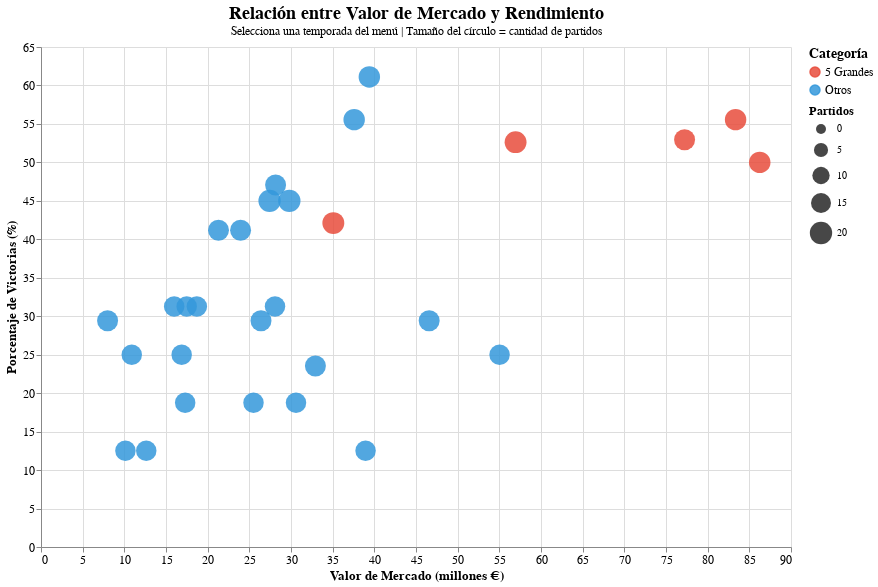

Source (notebook cell):
### Markdown cell above
# Visulización 4-Relación del Valor de Mercado vs Rendimiento

### Code cell
equipos_stats = []
for season in df['season'].unique():
    season_df = df[df['season'] == season]
    for equipo in season_df['Equipo_local'].unique():
        local_games = season_df[season_df['Equipo_local'] == equipo]
        away_games = season_df[season_df['Equipo_visitante'] == equipo]
        wins_local = (local_games['Resultado'] == 'Ganador local').sum()
        wins_away = (away_games['Resultado'] == 'Ganador visitante').sum()
        total_games = len(local_games) + len(away_games)
        total_wins = wins_local + wins_away
        valor = local_games['local_team_value'].iloc[0] if len(local_games) > 0 else (
            away_games['visitante_team_value'].iloc[0] if len(away_games) > 0 else None)
        if total_games > 0 and pd.notna(valor):
            equipos_stats.append({
                'equipo': equipo, 'season': season, 'victorias': total_wins, 'partidos': total_games,
                'porcentaje_victorias': (total_wins / total_games) * 100, 'valor_mercado': valor
            })

equipos_df = pd.DataFrame(equipos_stats)
cinco_grandes = ['River Plate', 'Boca Juniors', 'Racing Club', 'San Lorenzo', 'Independiente']
equipos_df['categoria'] = equipos_df['equipo'].apply(lambda x: '5 Grandes' if x in cinco_grandes else 'Otros')

# Selector de temporada con dropdown
season_dropdown = alt.binding_select(
    options=sorted(equipos_df['season'].unique().tolist()),
    name='Temporada: '
)
season_select = alt.selection_point(fields=['season'], bind=season_dropdown, value=2025)

# Scatter plot que solo muestra la temporada seleccionada
scatter = alt.Chart(equipos_df).mark_circle(size=150, opacity=0.85).encode(
    x=alt.X('valor_mercado:Q', title='Valor de Mercado (millones €)', scale=alt.Scale(zero=False),
            axis=alt.Axis(labelFontSize=12, titleFontSize=13)),
    y=alt.Y('porcentaje_victorias:Q', title='Porcentaje de Victorias (%)',
            axis=alt.Axis(labelFontSize=12, titleFontSize=13)),
    color=alt.Color('categoria:N',
                   scale=alt.Scale(domain=['5 Grandes', 'Otros'], range=['#e74c3c', '#3498db']),
                   legend=alt.Legend(title='Categoría', titleFontSize=14, labelFontSize=12)),
    size=alt.Size('partidos:Q', scale=alt.Scale(range=[100, 500]),
                 legend=alt.Legend(title='Partidos', titleFontSize=12)),
    tooltip=[
        alt.Tooltip('equipo:N', title='Equipo'),
        alt.Tooltip('season:O', title='Temporada'),
        alt.Tooltip('valor_mercado:Q', title='Valor (M€)', format='.1f'),
        alt.Tooltip('porcentaje_victorias:Q', title='% Victorias', format='.1f'),
        alt.Tooltip('victorias:Q', title='Victorias'),
        alt.Tooltip('partidos:Q', title='Partidos')
    ]
).transform_filter(
    season_select
).add_params(season_select)

# Línea de regresión para la temporada seleccionada
regression = scatter.transform_regression(
    'valor_mercado', 'porcentaje_victorias', method='linear'
).mark_line(color='#e67e22', strokeWidth=3, strokeDash=[5, 5])

viz2 = (scatter + regression).properties(
    width=750, height=500,
    title=alt.TitleParams(
        text='Relación entre Valor de Mercado y Rendimiento',
        subtitle='Selecciona una temporada del menú | Tamaño del círculo = cantidad de partidos',
        fontSize=18, fontWeight='bold', anchor='middle'
    )
).configure_view(strokeWidth=0)

display(viz2)

### Figure 1 — Vega-Lite specification as saved in the notebook (floating-point values rounded to 4 significant figures; data arrays with more than 128 entries replaced by an {"elided": "..."} marker saying what was removed)
{"config": {"view": {"continuousWidth": 300, "continuousHeight": 300, "strokeWidth": 0}}, "layer": [{"mark": {"type": "circle", "opacity": 0.85, "size": 150}, "encoding": {"color": {"field": "categoria", "legend": {"labelFontSize": 12, "title": "Categoría", "titleFontSize": 14}, "scale": {"domain": ["5 Grandes", "Otros"], "range": ["#e74c3c", "#3498db"]}, "type": "nominal"}, "size": {"field": "partidos", "legend": {"title": "Partidos", "titleFontSize": 12}, "scale": {"range": [100, 500]}, "type": "quantitative"}, "tooltip": [{"field": "equipo", "title": "Equipo", "type": "nominal"}, {"field": "season", "title": "Temporada", "type": "ordinal"}, {"field": "valor_mercado", "format": ".1f", "title": "Valor (M€)", "type": "quantitative"}, {"field": "porcentaje_victorias", "format": ".1f", "title": "% Victorias", "type": "quantitative"}, {"field": "victorias", "title": "Victorias", "type": "quantitative"}, {"field": "partidos", "title": "Partidos", "type": "quantitative"}], "x": {"axis": {"labelFontSize": 12, "titleFontSize": 13}, "field": "valor_mercado", "scale": {"zero": false}, "title": "Valor de Mercado (millones €)", "type": "quantitative"}, "y": {"axis": {"labelFontSize": 12, "titleFontSize": 13}, "field": "porcentaje_victorias", "title": "Porcentaje de Victorias (%)", "type": "quantitative"}}, "name": "view_37", "transform": [{"filter": {"param": "param_67"}}]}, {"mark": {"type": "line", "color": "#e67e22", "strokeDash": [5, 5], "strokeWidth": 3}, "encoding": {"color": {"field": "categoria", "legend": {"labelFontSize": 12, "title": "Categoría", "titleFontSize": 14}, "scale": {"domain": ["5 Grandes", "Otros"], "range": ["#e74c3c", "#3498db"]}, "type": "nominal"}, "size": {"field": "partidos", "legend": {"title": "Partidos", "titleFontSize": 12}, "scale": {"range": [100, 500]}, "type": "quantitative"}, "tooltip": [{"field": "equipo", "title": "Equipo", "type": "nominal"}, {"field": "season", "title": "Temporada", "type": "ordinal"}, {"field": "valor_mercado", "format": ".1f", "title": "Valor (M€)", "type": "quantitative"}, {"field": "porcentaje_victorias", "format": ".1f", "title": "% Victorias", "type": "quantitative"}, {"field": "victorias", "title": "Victorias", "type": "quantitative"}, {"field": "partidos", "title": "Partidos", "type": "quantitative"}], "x": {"axis": {"labelFontSize": 12, "titleFontSize": 13}, "field": "valor_mercado", "scale": {"zero": false}, "title": "Valor de Mercado (millones €)", "type": "quantitative"}, "y": {"axis": {"labelFontSize": 12, "titleFontSize": 13}, "field": "porcentaje_victorias", "title": "Porcentaje de Victorias (%)", "type": "quantitative"}}, "transform": [{"filter": {"param": "param_67"}}, {"on": "valor_mercado", "regression": "porcentaje_victorias", "method": "linear"}]}], "data": {"name": "data-8ac12923aef26c8058333fb52cfc816d"}, "height": 500, "params": [{"name": "param_67", "select": {"type": "point", "fields": ["season"]}, "bind": {"input": "select", "options": [2015, 2016, 2017, 2018, 2019, 2020, 2021, 2022, 2023, 2024, 2025], "name": "Temporada: "}, "value": 2025, "views": ["view_37"]}], "title": {"text": "Relación entre Valor de Mercado y Rendimiento", "anchor": "middle", "fontSize": 18, "fontWeight": "bold", "subtitle": "Selecciona una temporada del menú | Tamaño del círculo = cantidad de partidos"}, "width": 750, "$schema": "https://vega.github.io/schema/vega-lite/v5.20.1.json", "datasets": {"data-8ac12923aef26c8058333fb52cfc816d": {"elided": "289 records"}}}
